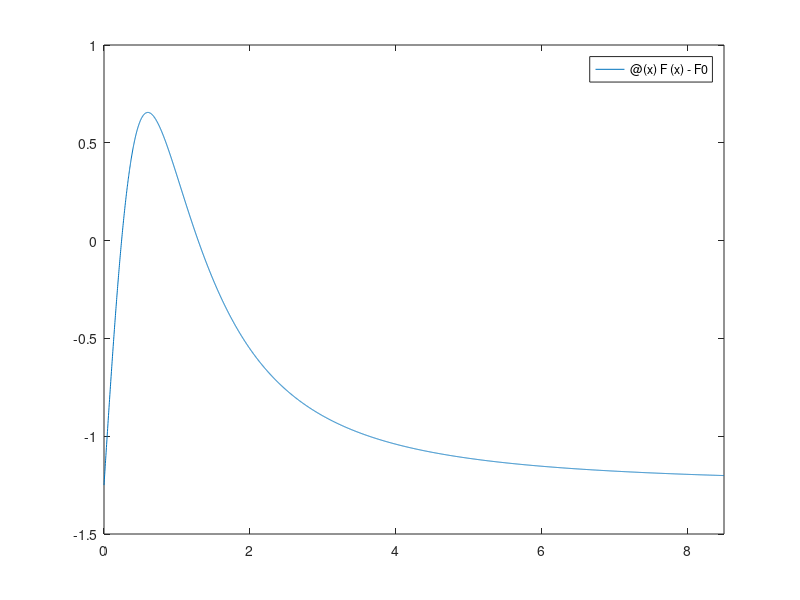

Here is the MATLAB script that generated this plot: (Note: this script raises an error after producing the figure.)
clc;clear;close all force;

F0=1.25; %N
q=2e-5; %c
Q=q;    %C
a=0.85;  %m
eps0= 8.9e-12; %C^2/N.m^2

F=@(x) 1/4/pi/eps0*q*Q*x./...
    (x.^2+a^2).^(3/2);
f=@(x) F(x) - F0;
fplot(f,[0 10*a])

x1=bisseccao(f,0.2,0.4)
x2=bisseccao(f,1,1.4)

x1_2=fzero(f,[0 0.5])
x_2_2=fzero(f,1.3)
